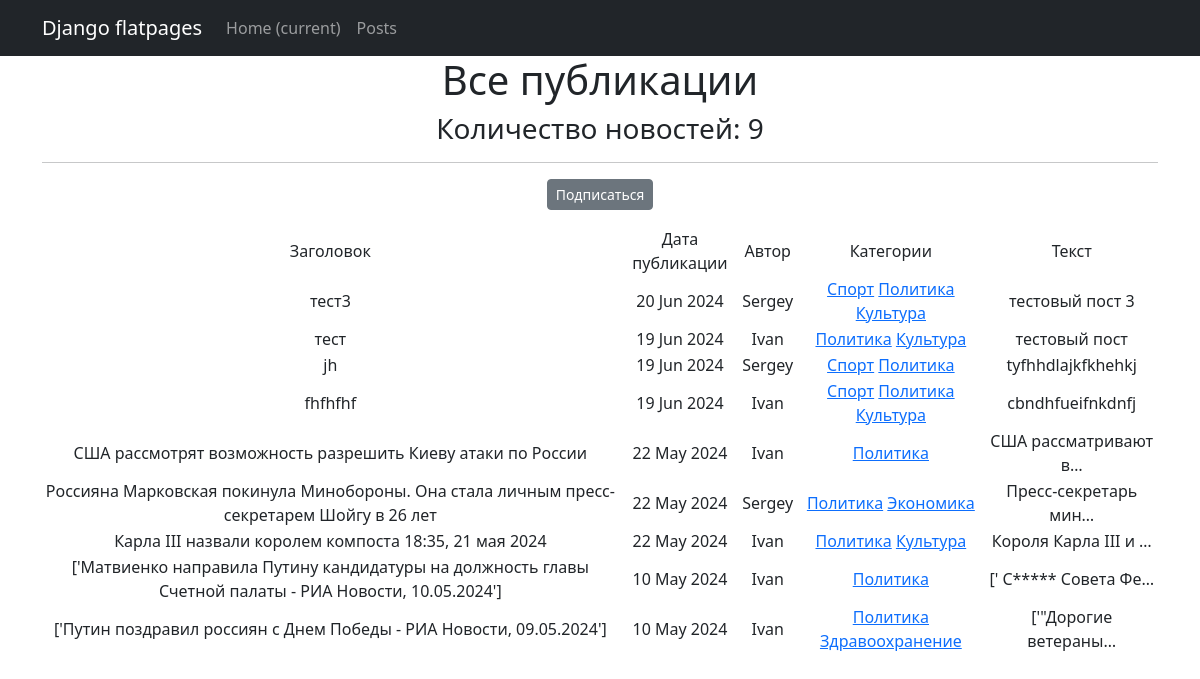
The page /posts/categories/2 on the database as committed earlier.
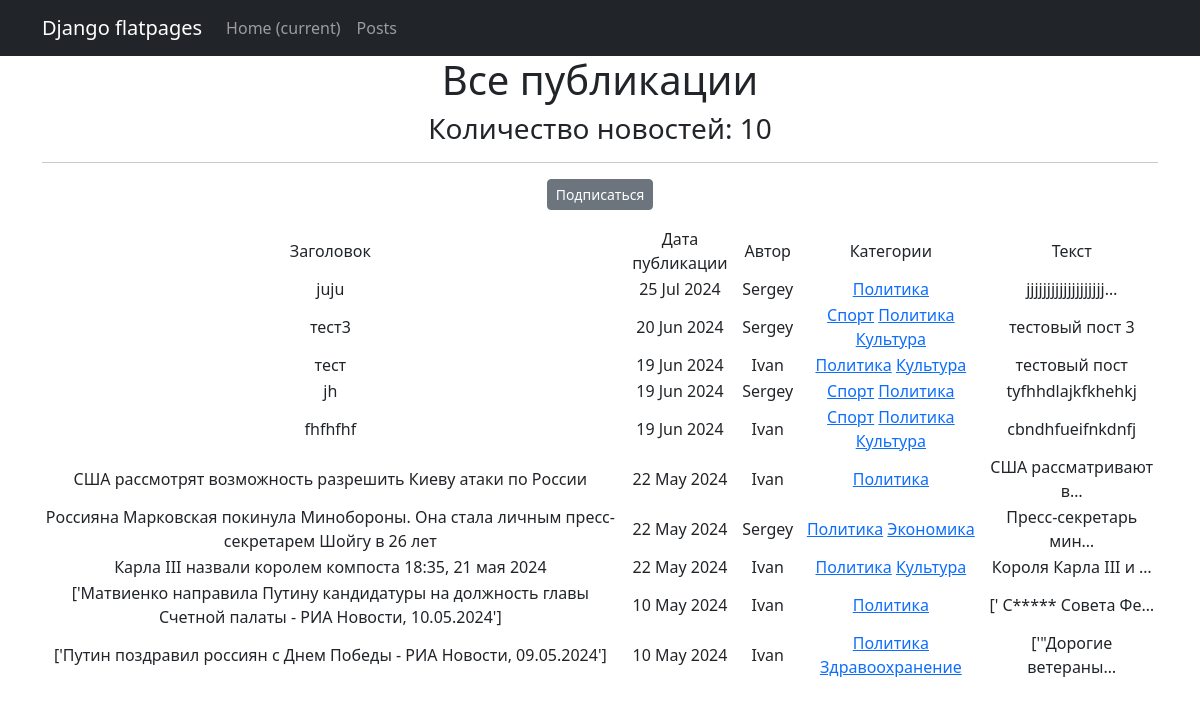
The same page on the database as committed later.
### news_project/models.py (models this page shows, shortened)
class Post(models.Model):
    NEWS = 'NE'
    ARTICLE = 'AR'
    CHOICE_TYPE = [
        (NEWS, 'Новость'),
        (ARTICLE, 'Статья'),
    ]
    postType = models.CharField(max_length=2, choices=CHOICE_TYPE, default='ARTICLE')
    postAuthor = models.ForeignKey(Author, on_delete=models.CASCADE)
    postCategory = models.ManyToManyField(Category, through='PostCategory')
    autoDate = models.DateTimeField(auto_now_add=True)
    title = models.CharField(max_length=128)
    postText = models.TextField()
    postRating = models.SmallIntegerField(default=0)

class Author(models.Model):
    authorUser = models.OneToOneField(User, on_delete=models.CASCADE)
    ratingAuthor = models.SmallIntegerField(default=0)
    def __str__(self):
        return self.authorUser.username

class Category(models.Model):
    SPORT = 'SP'
    POLICY = 'PO'
    CULTURE = 'CU'
    EDUCATION = 'ED'
    HEALTHCARE = 'HE'
    CRIMINAL = 'CR'
    ECONOMY = 'EC'
    OTHER = 'OT'
    CATEGORY_TOPIC = [
        (SPORT, 'Спорт'),
        (POLICY, 'Политика'),
        (CULTURE, 'Культура'),
        (EDUCATION, 'Образование'),
        (HEALTHCARE, 'Здравоохранение'),
        (CRIMINAL, 'Криминал'),
        (ECONOMY, 'Экономика'),
        (OTHER, 'Другие')
    ]
    categoryName = models.CharField(max_length=2, choices=CATEGORY_TOPIC, default='OTHER', unique=True)
    subscribers = models.ManyToManyField(User, related_name='categories')
    def __str__(self):
        return self.get_categoryName_display()

### news_project/views.py (the view)
# urls.py: path('categories/<int:pk>', CategoryListView.as_view(), name='category_list'),
class CategoryListView(ListView):
    model = Post
    template_name = 'category_list.html'
    context_object_name = 'category_posts_list'
    def get_queryset(self):
        self.category = get_object_or_404(Category, id=self.kwargs['pk'])
        queryset = Post.objects.filter(postCategory=self.category).order_by('-autoDate')
        return queryset
    def get_context_data(self, **kwargs):
        context = super().get_context_data(**kwargs)
        context['is_not_subscriber'] = self.request.user not in self.category.subscribers.all()
        context['category'] = self.category
        return context

### news_project/templatetags/custom_filters.py (called while the page is built)
@register.filter()
def censor(text):
    if type(text) is not str:
        raise TypeError('Переменная может иметь только строковый тип')
    else:
        new_text = text.split()
        censored_text = []
        for word in new_text:
            nw = word.lower()
            if nw.translate(str.maketrans('', '', string.punctuation)) in CENSORED_WORDS:
                new_word = word[0] + '*' * (len(word[1:]))
                censored_text.append(new_word)
            else:
                censored_text.append(word)
    return ' '.join(censored_text)

### templates/category_list.html (shortened to what this page needs)
{% extends 'flatpages/default.html' %}
{% block content %}
    <h1>Все публикации</h1>
    <h3>Количество новостей: {{ category_posts_list|length }}</h3>
    <hr>
    {% if is_not_subscriber %}
        <p class="text-center"><a href="{% url 'subscribe' category.id %}" class="btn btn-secondary btn-sm">Подписаться</a> </p>
    {% endif %}
{% load cache %}
    {% cache 60 table %}
    {% if category_posts_list %}
        <table>
            <tr>
                <td>Заголовок</td>
                <td>Дата публикации</td>
                <td>Автор</td>
                <td>Категории</td>
                <td>Текст</td>
            </tr>
            {% for post in category_posts_list %}
            <tr>
                <td>{{ post.title|censor }}</td>
                <td>{{ post.autoDate|date:'d M Y' }}</td>
                <td>{{ post.postAuthor }}</td>
                <td>
                {% for category in post.postCategory.all %}
                    <a href="{% url 'category_list' category.id %}">{{ category }}</a>
                {% endfor %}
                </td>
                <td>{{ post.postText|truncatechars:20|censor }}</td>
                <td>
                </td>
            </tr>
            {% endfor %}
        </table>
    {% else %}
        <h2>Публикаций нет!</h2>
    {% endif %}
    {% endcache %}
{% endblock content %}

Rows that differ between the two databases and show on the page:
added Post: title|censor "juju", autoDate "25 Jul 2024", postAuthor "Sergey", postText|censor "jjjjjjjjjjjjjjjjjjj…", Category (categoryName "Политика")
Other text that changed with them:
{{ category_posts_list|length }}: "9" → "10"
